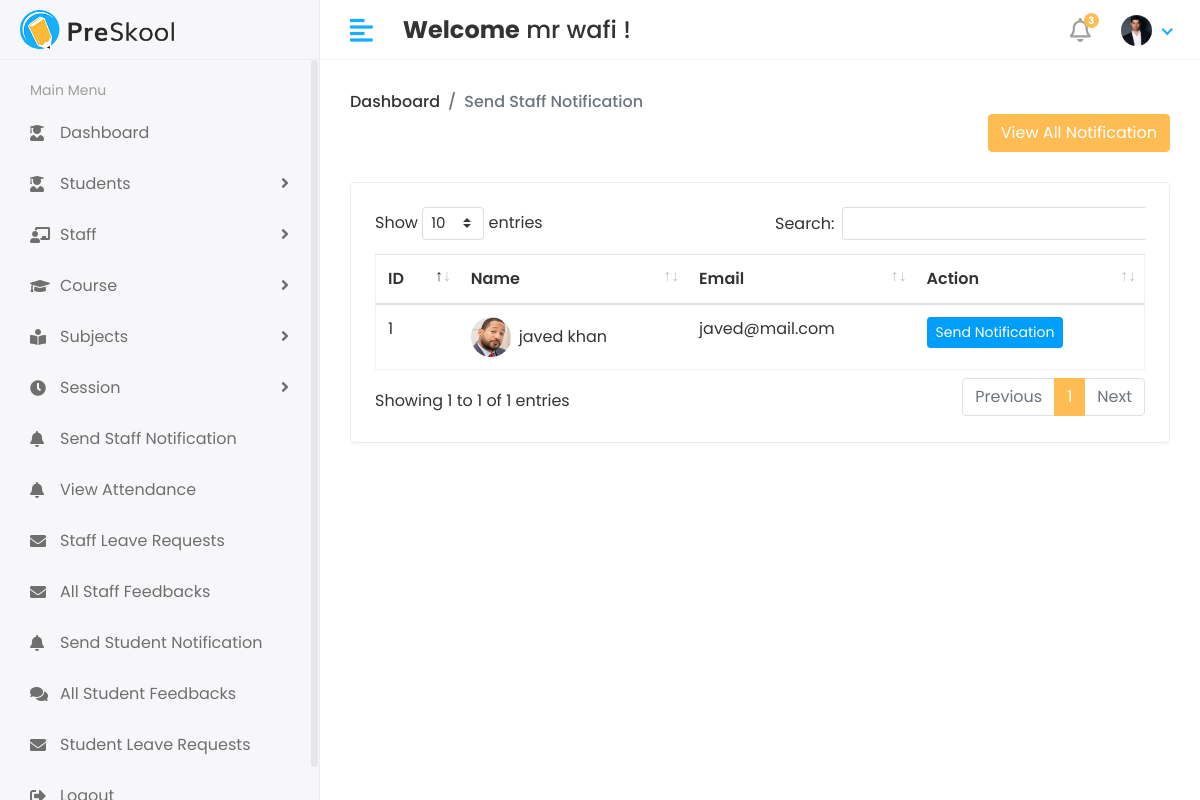
The page /Hod/Staff/Send_Staff_Notification (signed in) on the database its author committed.
### app/models.py (models this page shows, shortened)
class CustomUser(AbstractUser):
    USER = (
        (1, 'HOD'),
        (2, 'STAFF'),
        (3, 'STUDENT'),
    )
    user_type = models.CharField(
        choices=USER, max_length=59, default=1)  # type: ignore
    profile_pic = models.ImageField(upload_to='media/profile_pic')

class Staff(models.Model):
    admin = models.OneToOneField(CustomUser, on_delete=models.CASCADE)
    address = models.TextField()
    gender = models.CharField(max_length=180)
    created_at = models.DateTimeField(auto_now_add=True)
    updated_at = models.DateTimeField(auto_now=True)

### app/Hod_Views.py (the view)
# urls.py: path('Hod/Staff/Send_Staff_Notification',
@login_required(login_url='/')
def Send_Staff_Notification(request):
    staff = Staff.objects.all()
    Notification = Staff_Notification.objects.all().order_by('-id')[0:5]
    context = {
        'staff': staff,
        'Notification': Notification
    }
    return render(request, 'Hod/staff_notification.html', context)

### app/LoginCheckMiddleWare.py (called while the page is built, shortened)
    def process_view(self, request, view_func, view_args, view_kwargs):
        modulename = view_func.__module__
        user = request.user
        if user.is_authenticated:
            if user.user_type == "1":
                if modulename == "app.Hod_Views":
                    pass
                elif modulename == "app.views" or modulename == "django.views.static":
                    pass
                else:
                    return redirect("Hod_home")
            else:
                return redirect("login")
        else:
            if request.path == reverse("Login") or request.path == reverse("doLogin"):
                pass
            else:
                return redirect("Login")

### templates/Hod/staff_notification.html (shortened to what this page needs)
{% extends 'base.html' %}
{% block content %}
{% load static %}
{% block head %}
<link rel="stylesheet" href="{% static 'assets/plugins/datatables/datatables.min.css' %}">
{% endblock head %}
<div class="page-header">
    <div class="row align-items-center">
        <div class="col">
            <ul class="breadcrumb">
                <li class="breadcrumb-item"><a href="{% url 'Hod_home' %}">Dashboard</a></li>
                <li class="breadcrumb-item active">Send Staff Notification </li>
            </ul>
            <button type="button" class="btn btn-primary float-right" data-toggle="modal" data-target="#exampleModal">
                View All Notification
            </button>
        </div>
    </div>
</div>
<div class="row">
    <div class="col-sm-12">
        <div class="card">
            <div class="card-body">
                <div class="table-responsive">
                    <table id="table_id" class="table table-stripped">
                        <thead>
                            <tr>
                                <th>ID</th>
                                <th>Name</th>
                                <th>Email</th>
                                <th>Action</th>
                            </tr>
                        </thead>
                        <tbody>
                            {% for i in staff %}
                            <tr>
                                <td>{{ i.id }}</td>
                                <td>
                                    <h2 class="table-avatar">
                                        <a href="#" class="avatar avatar-sm mr-2"><img class="avatar-img rounded-circle"
                                                src="/{{ i.admin.profile_pic }}" alt="User Image"></a>
                                        <a href="#">{{ i.admin.first_name }} {{i.admin.last_name }}</a>
                                    </h2>
                                </td>
                                <td>{{ i.admin.email }}</td>
                                <td>
                                    <button type="button" class="btn btn-info btn-sm" data-toggle="modal"
                                        data-target="#edit{{ i.id }}">Send Notification
                                    </button>
                                </td>
                            </tr>
                            {% endfor %}
                        </tbody>
                    </table>
                </div>
            </div>
        </div>
        {% endblock content %}

### templates/includes/header.html (shortened to what this page needs)
{% load static %}
<div class="header">
    <div class="header-left">
        <a href="index.html" class="logo">
            <img src=" {% static 'assets/img/logo.png' %}" alt="Logo">
        </a>
    </div>
    <a href="javascript:void(0);" id="toggle_btn">
        <i class="fas fa-align-left"></i>
    </a>
    <div class="top-nav-search mt-3">
        <h4><strong>Welcome</strong>&nbsp;<span>{{ user.first_name }} {{ user.last_name }}</span>&nbsp;!</h4>
    </div>
    <ul class="nav user-menu">
        <li class="nav-item dropdown noti-dropdown">
            <a href="#" class="dropdown-toggle nav-link" data-toggle="dropdown">
                <i class="far fa-bell"></i> <span class="badge badge-pill">3</span>
            </a>
        </li>
        <li class="nav-item dropdown has-arrow">
            <a href="#" class="dropdown-toggle nav-link" data-toggle="dropdown">
                {% if user.profile_pic == '' %}
                <span class="user-img"><img class="rounded-circle" src="{% static 'assets/img/noimage.png' %}"
                        width="31"></span>
                {% else %}
                <span class="user-img"><img class="rounded-circle" src="/{{ user.profile_pic }}" width="31"></span>
                {% endif %}
            </a>
        </li>
    </ul>
</div>

### static/assets/css/style.css (style rules this page uses)
html { height: 100%; }
body { background-color: #fff; color: #333; font-family: 'Poppins', sans-serif; font-size: 1rem; height: 100%; line-height: 1.5; overflow-x: hidden; }
h1, h2, h3, h4, h5, h6 { font-family: 'Poppins', sans-serif; margin-top: 0; }
a { color: #009ce7; }
input, button, a { transition: all 0.4s ease; -moz-transition: all 0.4s ease; -o-transition: all 0.4s ease; -ms-transition: all 0.4s ease; -webkit-transition: all 0.4s ease; }
input, input:focus, button, button:focus { outline: none; }
ul, ol { padding: 0px; list-style: none; }
.table { color: #333; max-width: 100%; margin-bottom: 0; width: 100%; }
.table.dataTable { border-collapse: collapse !important; border: 1px solid rgba(0, 0, 0, 0.05); }
table.table td h2 { display: inline-block; font-size: inherit; font-weight: 400; margin: 0; padding: 0; vertical-align: middle; }
table.table td h2.table-avatar { align-items: center; display: inline-flex; font-size: inherit; font-weight: 400; margin: 0; padding: 0; vertical-align: middle; white-space: nowrap; }
table.table td h2 a { color: #333; }
.table thead tr th { font-weight: 600; }
.table tbody tr { border-bottom: 1px solid rgba(0, 0, 0, 0.05); }
.btn-primary { background-color: #FFBC53; border: 1px solid #FFBC53; }
.btn-info { background-color: #009efb; border: 1px solid #009efb }
.card { border: 1px solid #ececf5; box-shadow: 0 1px 3px 0 rgba(0, 0, 0, 0.03); margin-bottom: 1.875rem; }
.card-body { padding: 1.5rem; }
.avatar { position: relative; display: inline-block; width: 3rem; height: 3rem }
.avatar > img { width: 100%; height: 100%; -o-object-fit: cover; object-fit: cover; }
.avatar-sm { width: 2.5rem; height: 2.5rem; }
.header { background-color: #fff; border-bottom: 1px solid #f3f3f4; left: 0; position: fixed; right: 0; top: 0; z-index: 1001; height: 60px; }
.header .header-left { float: left; height: 60px; padding: 0 20px; position: relative; width: 320px; z-index: 1; transition: all 0.2s ease-in-out; background-color: #f7f7fa; border-bottom: 1px solid #efefef; border-right: 1px solid #ececf5; display: flex; align-items: center; }
.header .header-left .logo { display: inline-block; line-height: 60px; }
.header .header-left .logo img { max-height: 40px; width: auto; }
.header .dropdown-toggle:after { display: none; }
.header .has-arrow .dropdown-toggle:after { border-top: 0; border-left: 0; border-bottom: 2px solid #18aefa; border-right: 2px solid #18aefa; content: ''; height: 8px; display: inline-block; pointer-events: none; -webkit-transform-origin: 66% 66%; -ms-transform-origin: 66% 66%; transform-origin: 66% 66%; -webkit-transform: rotate(45deg); -ms-transform: rotate(45deg); transform: rotate(45deg); -webkit-transition: all 0.15s ease-in-out; transition: all 0.15s ease-in-out; width: 8px; vertical-align: 0px; }
.user-menu { float: right; margin: 0; position: relative; z-index: 99; padding-right: 15px; }
.user-menu.nav > li > a { color: #a0a0a0; font-size: 14px; line-height: 58px; padding: 0 15px; height: 60px; }
.user-img { margin-right: 3px; position: relative; }
.top-nav-search { float: left; margin-left: 15px; }
.page-header { margin-bottom: 1.875rem; }
.page-header .breadcrumb { background-color: transparent; color: #6c757d; font-size: 1rem; font-weight: 500; margin-bottom: 0; padding: 0; }
.page-header .breadcrumb a { color: #333; }
.user-menu.nav > li > a .badge { background-color: #FFBC53; display: block; font-size: 10px; font-weight: bold; height: 15px; width: 15px; position: absolute; right: 7px; top: 13px; color: #fff; padding: 3px; }
.user-menu.nav > li > a > i { font-size: 1.5rem; line-height: 60px; }
@media (min-width: 992px) { #toggle_btn { align-items: center; color: #18aefa; display: inline-flex; float: left; font-size: 26px; height: 60px; justify-content: center; margin-left: 15px; padding: 0 15px; } }

### rows shown on the page
CustomUser: first_name "mr", last_name "wafi", profile_pic (picture)
Staff: id "1", admin.profile_pic (picture), admin.first_name "javed", admin.last_name "khan", admin.email "javed@mail.com"
